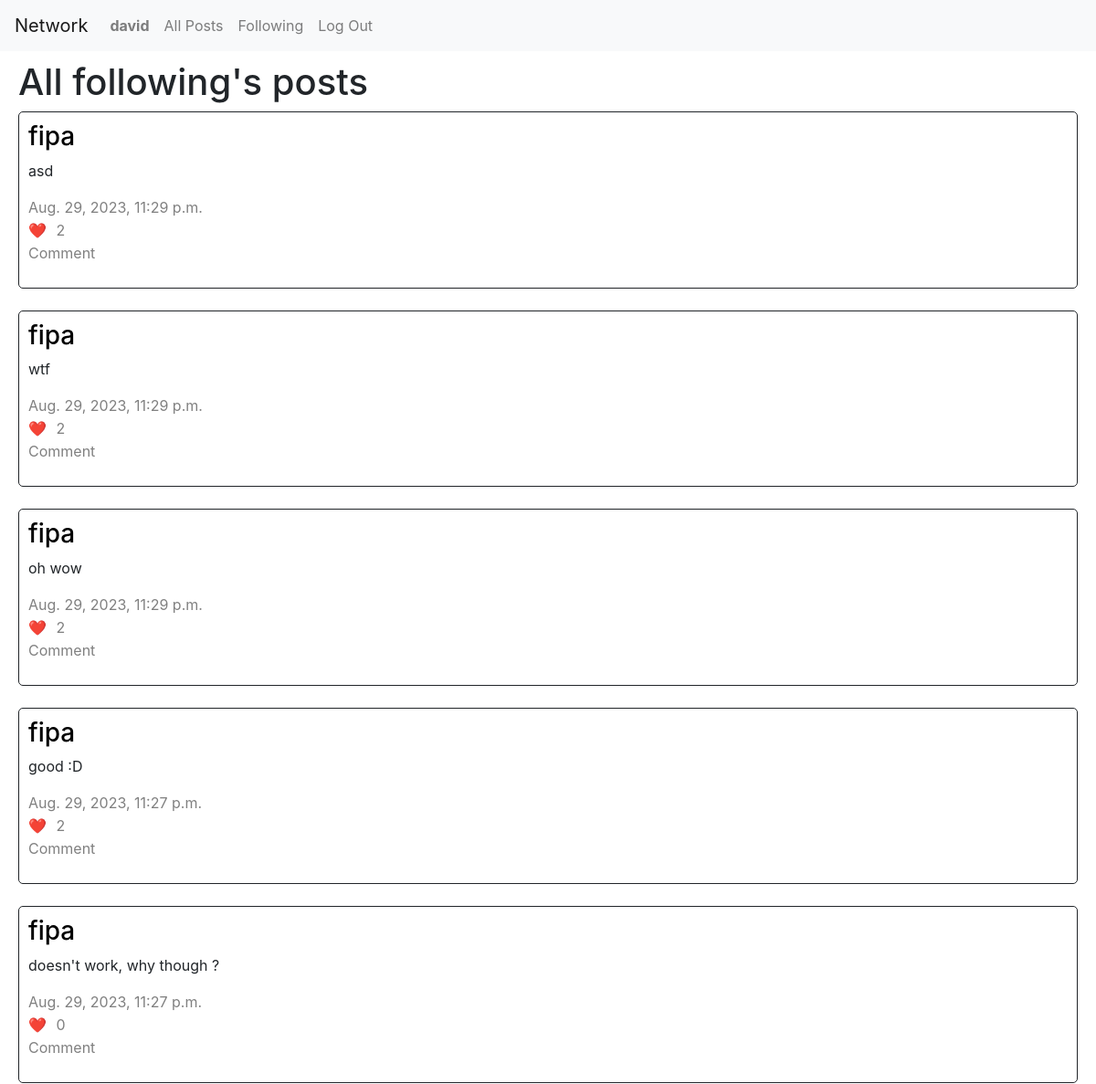
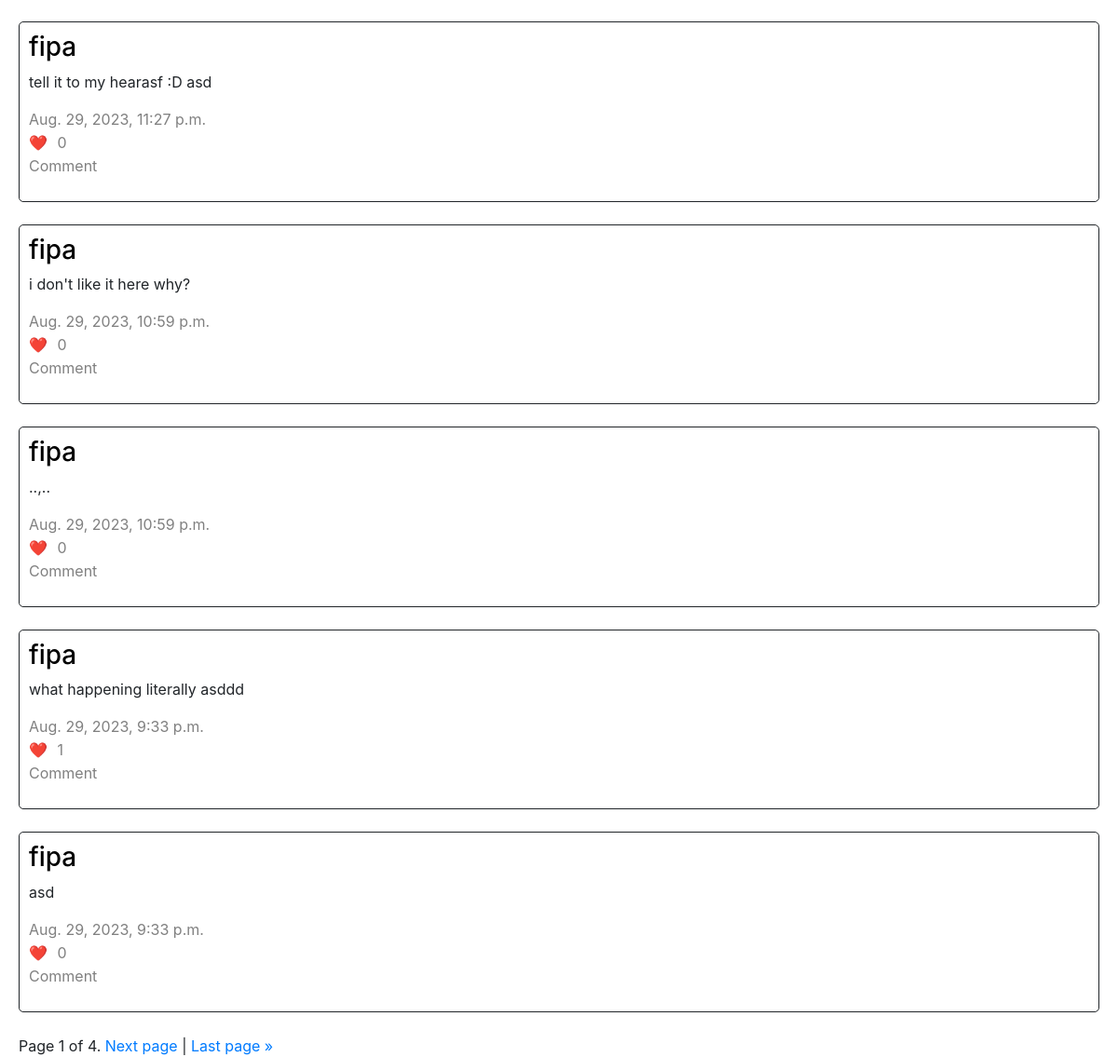
Page /following (signed in) on the committed database (2 pictures, top to bottom).
### network/models.py (models this page shows)
class User(AbstractUser):
    followers = models.JSONField(default=list)
    following = models.JSONField(default=list)

class NewPost(models.Model):
    posted_by = models.ForeignKey(User, on_delete=models.CASCADE, related_name='user')
    text = models.CharField(max_length=1000)
    timestamp = models.DateTimeField(default=timezone.now())
    likes = models.ManyToManyField(User, through='Likes')

### network/views.py (the view)
# urls.py: path("following", views.following, name="following"),
@login_required
def following(request):
    page_obj = paginator(request, 'following', 'nothing')
    return render(request, "network/following.html", {
        "posts": page_obj
    })

### network/views.py (called while the page is built)
def paginator(request, mode, username):
    page_number = request.GET.get('page')
    if mode == 'all':
        posts = NewPost.objects.all().order_by('-timestamp')
    elif mode == 'following':
        following = User.objects.filter(username__in=request.user.following).values_list('id', flat=True)
        posts = NewPost.objects.filter(posted_by__in=following).order_by('-timestamp')
    elif mode == 'profile':
        posts = NewPost.objects.filter(posted_by=User.objects.get(username=username)).order_by('-timestamp')
    paginator = Paginator(posts, 10)
    page_obj = paginator.get_page(page_number)
    return page_obj

### network/templates/network/following.html (shortened to what this page needs)
{% extends "network/layout.html" %}
{% block body %}
    <div id="main">
        <h1>All following's posts</h1>
        {% if posts %}
            {% for post in posts %}
                <div class="posts">
                    <h3><a class="profilelink" href="{% url 'profile' post.posted_by.username %}">{{ post.posted_by.username }}</a></h3>
                    <p>{{ post.text }}</p>
                    <span class="greytext">{{ post.timestamp }}</span><br>
                    <div class="like_div">
                        <span>❤️</span>
                        <button class="like_button" data-id="{{ post.id }}" id="like_button_{{ post.id }}">{{ post.likes.count }}</button>
                    </div>
                    <p class="greytext">Comment</p>
                </div><br>
            {% endfor %}
            <div class="pagination">
                <span class="step-links">
                    <span class="current">
                        Page {{ posts.number }} of {{ posts.paginator.num_pages }}.
                    </span>
                    {% if posts.has_next %}
                        <a href="?page={{ posts.next_page_number }}">Next page</a> |
                        <a href="?page={{ posts.paginator.num_pages }}">Last page &raquo;</a>
                    {% endif %}
                </span>
            </div>
        {% endif %}
    </div>
{% endblock %}

### network/templates/network/layout.html (shortened to what this page needs)
{% load static %}
<!DOCTYPE html>
<html lang="en">
    <head>
        <link rel="stylesheet" href="https://stackpath.bootstrapcdn.com/bootstrap/4.4.1/css/bootstrap.min.css">
        <link href="{% static 'network/styles.css' %}" rel="stylesheet">
    </head>
    <body>
        <nav class="navbar navbar-expand-lg navbar-light bg-light">
            <a class="navbar-brand" href="{% url 'index' %}">Network</a>
            <div>
              <ul class="navbar-nav mr-auto">
                {% if user.is_authenticated %}
                    <li class="nav-item">
                        <a class="nav-link" href="{% url 'profile' user.username %}"><strong>{{ user.username }}</strong></a>
                    </li>
                {% endif %}
                <li class="nav-item">
                  <a class="nav-link" href="{% url 'index' %}">All Posts</a>
                </li>
                {% if user.is_authenticated %}
                    <li class="nav-item">
                        <a class="nav-link" href="{% url 'following' %}">Following</a>
                    </li>
                    <li class="nav-item">
                        <a class="nav-link" href="{% url 'logout' %}">Log Out</a>
                    </li>
                {% endif %}
              </ul>
            </div>
          </nav>
        <div class="body">
            {% block body %}
            {% endblock %}
        </div>
    </body>
</html>

### network/static/network/styles.css (style rules this page uses)
#main { padding: 10px 20px 0 20px; }
.posts, #new_post { padding: 10px; border: 1px solid; border-radius: 5px; }
.greytext { color: gray; text-decoration: none; }
.profilelink { text-decoration: none; color: black; }
.like_div button { display: inline; color: gray; border: 0; background-color: white; }

### rows in the picture
User: username "david"
NewPost: posted_by.username "fipa", text "asd", timestamp "Aug. 29, 2023, 11:29 p.m.", likes.count "2"
NewPost: posted_by.username "fipa", text "wtf", timestamp "Aug. 29, 2023, 11:29 p.m.", likes.count "2"
NewPost: posted_by.username "fipa", text "oh wow", timestamp "Aug. 29, 2023, 11:29 p.m.", likes.count "2"
NewPost: posted_by.username "fipa", text "good :D", timestamp "Aug. 29, 2023, 11:27 p.m.", likes.count "2"
NewPost: posted_by.username "fipa", text "doesn't work, why though ?", timestamp "Aug. 29, 2023, 11:27 p.m.", likes.count "0"
NewPost: posted_by.username "fipa", text "tell it to my hearasf :D asd", timestamp "Aug. 29, 2023, 11:27 p.m.", likes.count "0"
NewPost: posted_by.username "fipa", text "i don't like it here why?", timestamp "Aug. 29, 2023, 10:59 p.m.", likes.count "0"
NewPost: posted_by.username "fipa", text "..,..", timestamp "Aug. 29, 2023, 10:59 p.m.", likes.count "0"
NewPost: posted_by.username "fipa", text "what happening literally asddd", timestamp "Aug. 29, 2023, 9:33 p.m.", likes.count "1"
NewPost: posted_by.username "fipa", text "asd", timestamp "Aug. 29, 2023, 9:33 p.m.", likes.count "0"

### other values in the picture
{{ posts.number }} "1"
{{ posts.paginator.num_pages }} "4"
